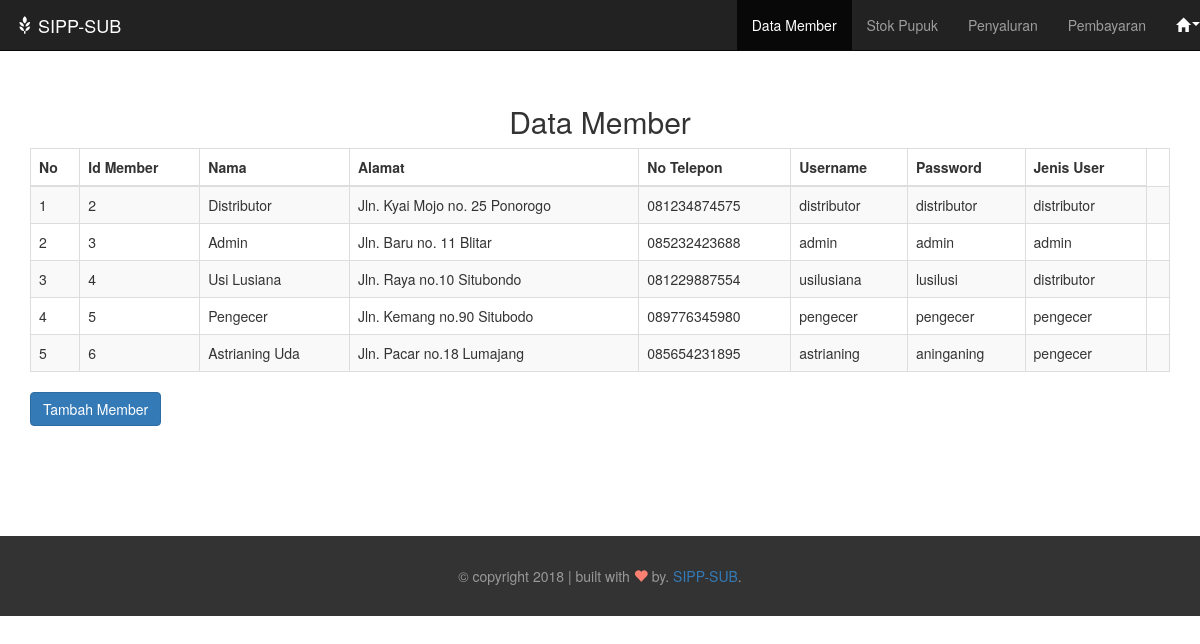
/data_member.php, run on the app's committed database.
### tables this page shows
CREATE TABLE `users` (
  `id` int(11) NOT NULL,
  `nama` varchar(30) NOT NULL,
  `alamat` varchar(50) NOT NULL,
  `hp` varchar(12) NOT NULL,
  `username` varchar(15) NOT NULL,
  `password` varchar(15) NOT NULL,
  `jenisuser` int(11) NOT NULL
);

### data_member.php (the view, shortened to what this page needs)
<?php
require_once ('koneksi.php');
?>
<!DOCTYPE html>
<html lang="en">
  <head>
    <link href="css/bootstrap.min.css" rel="stylesheet">
    <link rel="stylesheet" href="css/style.css">
  </head>
  <body>
    <nav class="navbar navbar-inverse navbar-fixed-top">
        <a class="navbar-brand" href="admin.php"><span class="glyphicon glyphicon-grain" aria-hidden="true"></span> SIPP-SUB</a>
        <ul class="nav navbar-nav navbar-right">
          <li><a href="profile_admin.php"><?=$_SESSION['nama']?></a></li>
          <li class="active"><a href="data_member.php">Data Member</a></li>
          <li><a href="stok_pupukadm.php">Stok Pupuk</a></li>
          <li><a href="penyaluran_adm.php">Penyaluran</a></li>
          <li><a href="pembayaran_adm.php">Pembayaran</a></li>
          <li class="dropdown">
            <a href="#" class="dropdown-toggle" data-toggle="dropdown" role="button" aria-haspopup="true" aria-expanded="false" style="color:white"><span class="glyphicon glyphicon-home" aria-hidden="true" style="color:white"><span class="caret"></span></a>
          </li>
        </ul>
          </nav>
        <br>
        <br>
        <h2 style="text-align: center;">Data Member</h2>
        <div class="container">
        <div class="table">
            <table class="table table-bordered table-striped table-hover js-basic-example dataTable">
              <thead>
                <tr>
                  <th>No</th>
                  <th>Id Member</th>
                  <th>Nama</th>
                  <th>Alamat</th>
                  <th>No Telepon</th>
                  <th>Username</th>
                  <th>Password</th>
                  <th>Jenis User</th>
                </tr>
              </thead>
            <tbody>
              <?php
                $no= 1;
                $sql = "select * from users";
                $result = mysqli_query($db,$sql);
                while ($data = mysqli_fetch_assoc($result)) {
              ?>
              <tr>
                <td><?php echo $no++; ?></td>
                <td><?php echo $data['id'] ?></td>
                <td><?php echo $data['nama'] ?></td>
                <td><?php echo $data['alamat'] ?></td>
                <td><?php echo $data['hp'] ?></td>
                <td><?php echo $data['username'] ?></td>
                <td><?php echo $data['password'] ?></td>
                                            <?php
                                            $jabatan="";
                                            if ($data['jenisuser'] == 1) {
                                              $jabatan = "admin";
                                            } else if ($data['jenisuser'] == 2){
                                              $jabatan = "distributor";
                                            } else if ($data['jenisuser'] == 3){
                                              $jabatan = "pengecer";
                                            }
                                            ?>
                                            <td><?php echo $jabatan ?></td>
                                            <td>
                                            </td>
                                        </tr>
                                        <?php } ?>
                                    </tbody>
                                  </table>
                                  <a href="register.php" class="btn btn-primary">Tambah Member</a>
                              </div>
                   </div>
  <br><br><br><br><br><br>
    <footer style="height: 80px; margin-top: -30px; padding-top: 30px;">
      <div class="container text-center">
        <div class="row">
          <div class="col-sm-12">
            <p>&copy; copyright 2018 | built with <i class="glyphicon glyphicon-heart"></i> by. <a href="https://instagram.com/novicaswida">SIPP-SUB</a>.</p>
          </div>
        </div>
    </footer>
  </body>
</html>

### css/style.css (style rules this page uses)
html { position: relative; }
body { margin-bottom: 0; margin-top: 45px; }
footer { position: absolute; width: 100%; height: 100px; background-color: #333; padding-top: 27px; }
footer p { color: #999; font-size: 1em; }
footer p i { color: salmon; }

### data on the page
users: id "2", nama "Distributor", alamat "Jln. Kyai Mojo no. 25 Ponorogo", hp "081234874575", username "distributor", password "distributor", jenisuser "distributor"
users: id "3", nama "Admin", alamat "Jln. Baru no. 11 Blitar", hp "085232423688", username "admin", password "admin", jenisuser "admin"
users: id "4", nama "Usi Lusiana", alamat "Jln. Raya no.10 Situbondo", hp "081229887554", username "usilusiana", password "lusilusi", jenisuser "distributor"
users: id "5", nama "Pengecer", alamat "Jln. Kemang no.90 Situbodo", hp "089776345980", username "pengecer", password "pengecer", jenisuser "pengecer"
users: id "6", nama "Astrianing Uda", alamat "Jln. Pacar no.18 Lumajang", hp "085654231895", username "astrianing", password "aninganing", jenisuser "pengecer"
